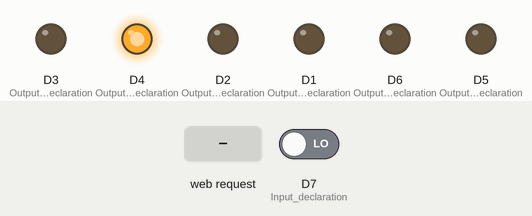
The sketch below on a simulated ESP8266 (NodeMCU). Shown: output pins drawn as LEDs (lit = HIGH). Inputs (shaded band) come from the test bench; at power-on: D7 (Input_declaration) LOW. WiFi joins after 1.5 s; servers stay silent unless stated; what the sketch prints to the serial monitor is not drawn.

Above: at 2.7 s.
2.8 s: HTTP request GET /CDATA received
At 3.6 s:
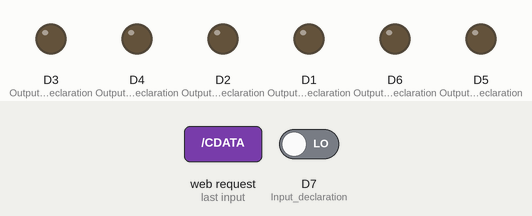
5.8 s: HTTP request GET /LEFT received
At 6.2 s:
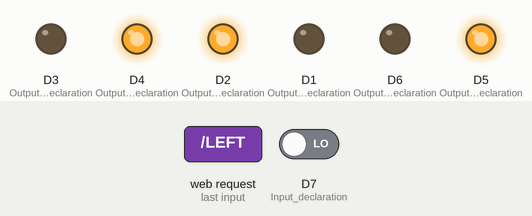
7.3 s: HTTP request GET /RIGHT received
At 8.5 s:
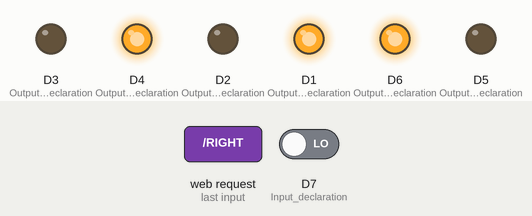
8.8 s: HTTP request GET /FORWARD received
At 9.7 s:
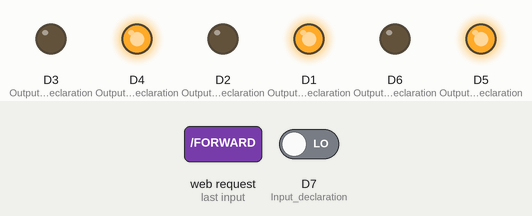
10.3 s: HTTP request GET /BACKWARD received
At 10.9 s:
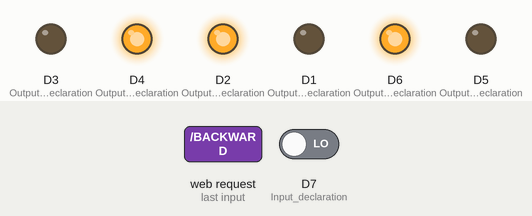
11.8 s: HTTP request GET /STOP received
At 13.2 s:
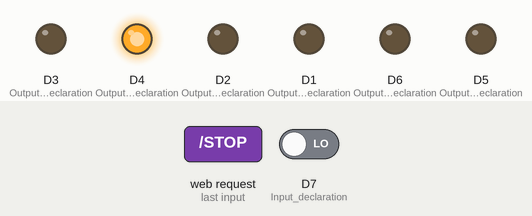
Timing chart, 0 to 14.3 s (numbered marks = the images above; inputs shaded):
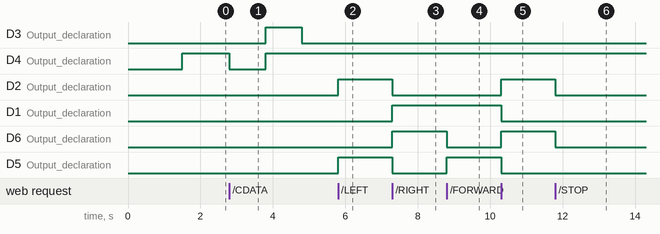

The sketch:

LIGAROBO_RGB.ino
```cpp
// CODE FOR RGB SENSOR AND MANUAL MOTION

#include <ESP8266WiFi.h>        // WiFi Library
#include <ESP8266WebServer.h>   // Server Library
ESP8266WebServer server(80);
#define WS "E.D.I.T.H"        // WiFi SSID
#define WP "24681012"         // WiFi Password

#define pin D7;                 // RGB Sensor Output
#define pin D6;                 // Right Motor Pin 1
#define pin D5;                 // Right Motor Pin 2
#define pin D4;                 // RGB Snsor Pin S3
#define pin D3;                 // RGB Snsor Pin S2
#define pin D2;                 // Left Motor Pin 2
#define pin D1;                 // Left Motor Pin 1

int redfreq = 0;               // Initialise Red frequency variable
int greenfreq = 0;             // Initialise Red frequency variable
int bluefreq = 0;              // Initialise Red frequency variable

void LEFT()                    // Left Code
{
  digitalWrite(D1,0);
  digitalWrite(D2,1);
  digitalWrite(D5,1);
  digitalWrite(D6,0);
  server.send(200, "text/plain", "LEFT" );
  }

void RIGHT()                   // Right Code
{
  digitalWrite(D1,1);
  digitalWrite(D2,0);
  digitalWrite(D5,0);
  digitalWrite(D6,1);
  server.send(200, "text/plain", "RIGHT" );
  }

void FORWARD()                   // Forward Code
{
  digitalWrite(D1,1);
  digitalWrite(D2,0);
  digitalWrite(D5,1);
  digitalWrite(D6,0);
  server.send(200, "text/plain", "FORWARD" );
}

void BACKWARD()                   // Backward Code
{
  digitalWrite(D1,0);
  digitalWrite(D2,1);
  digitalWrite(D5,0);
  digitalWrite(D6,1);
  server.send(200, "text/plain", "BACKWARD" );

}void STOP()                       // Stop Code
{
  digitalWrite(D1,0);
  digitalWrite(D2,0);
  digitalWrite(D5,0);
  digitalWrite(D6,0);
  server.send(200, "text/plain", "STOP" );
  }
void CDATA()                       // RGB Sensor Code
{
digitalWrite(D3,LOW);        // Activate Red Colour First step
digitalWrite(D4,LOW);        // Activate Red Colour Second step
redfreq = pulseIn(D7,LOW);   // Store the Red frequency value
digitalWrite(D3,HIGH);       // Activate Green Colour First step
digitalWrite(D4,HIGH);       // Activate Green Colour Second step
greenfreq = pulseIn(D7,LOW); // Store the Red frequency value
digitalWrite(D3,LOW);        // Activate Blue Colour First step
digitalWrite(D4,HIGH);       // Activate Blue Colour Second step
bluefreq = pulseIn(D7,LOW);  // Store the Red frequency value


if(redfreq < greenfreq && redfreq < bluefreq)        // Condition check for Red
{Serial.println("RED COLOUR");
server.send(200, "text/plain", "Red Colour" );}      // send text "Red Colour" to server
else if(greenfreq <redfreq && greenfreq <  bluefreq) // Condition check for Green
{Serial.println("GREEN COLOUR");
server.send(200, "text/plain", "Green Colour" );}    // send text "Green Colour" to server
else if(bluefreq <redfreq && bluefreq < greenfreq)   // Condition check for Blue
{Serial.println("BLUE COLOUR");
server.send(200, "text/plain", "Blue Colour" );}     // send text "Blue Colour" to server
else
{Serial.println("DISENGEGED");}
}

void CONNECT()
{
  server.send(200, "text/plain", " AT YOUR SERVICE BOSS!" );

}
void setup() {
pinMode(D1,OUTPUT);  // Output declaration
pinMode(D2,OUTPUT);  // Output declaration
pinMode(D3,OUTPUT);  // Output declaration
pinMode(D4,OUTPUT);  // Output declaration
pinMode(D5,OUTPUT);  // Output declaration
pinMode(D6,OUTPUT);  // Output declaration
pinMode(D7,INPUT);   // Input declaration

  Serial.begin(9600);
pinMode(LED_BUILTIN, OUTPUT);
WiFi.begin(WS,WP);   // WiFi Initialisation
Serial.print("Connecting Boss");
while (WiFi.status()!=WL_CONNECTED) {
  Serial.print(".");
  delay (500);
}
Serial.println();
Serial.println("CONNECTION SUCCESFUL BOSS");
Serial.println(WiFi.localIP());
server.on("/LEFT", LEFT);        // Server Response Controls
server.on("/STOP", STOP);        // Server Response Controls
server.on("/CDATA", CDATA);      // Server Response Controls
server.on("/RIGHT", RIGHT);      // Server Response Controls
server.on("/FORWARD", FORWARD);  // Server Response Controls
server.on("/BACKWARD", BACKWARD);// Server Response Controls
server.on("/CONNECT", CONNECT);  // Server Response Controls
server.begin();                  // Activate Server
  // put your setup code here, to run once:

}

void loop(){
  if(WiFi.status()!=WL_CONNECTED)
{
  digitalWrite(LED_BUILTIN,1);      // Activate LED by making the voltage HIGH
  delay(100);                       // wait for 0.1 second
  digitalWrite(LED_BUILTIN,0);      // Deactivate LED by making the voltage LOW
  delay(100);                       // wait for 0.1 second
}
else if(WiFi.status()==WL_CONNECTED)
{
  digitalWrite(LED_BUILTIN,1);
}
  // put your main code here, to run repeatedly:
server.handleClient();              //Server handle the client
}

// I AM IRONMAN
```

Measured:
- after the input at 2.8 s, D3 (Output_declaration): LOW → HIGH after 1.0 s, → LOW 1.0 s later; D4 (Output_declaration): HIGH → LOW at once, → HIGH 1.0 s later
- after the input at 5.8 s, D2 (Output_declaration), D5 (Output_declaration): LOW → HIGH at once
- after the input at 7.3 s, D2 (Output_declaration), D5 (Output_declaration): HIGH → LOW at once; D1 (Output_declaration), D6 (Output_declaration): LOW → HIGH at once
- after the input at 8.8 s, D6 (Output_declaration): HIGH → LOW at once; D5 (Output_declaration): LOW → HIGH at once
- after the input at 10.3 s, D2 (Output_declaration), D6 (Output_declaration): LOW → HIGH at once; D1 (Output_declaration), D5 (Output_declaration): HIGH → LOW at once
- after the input at 11.8 s, D2 (Output_declaration), D6 (Output_declaration): HIGH → LOW at once
